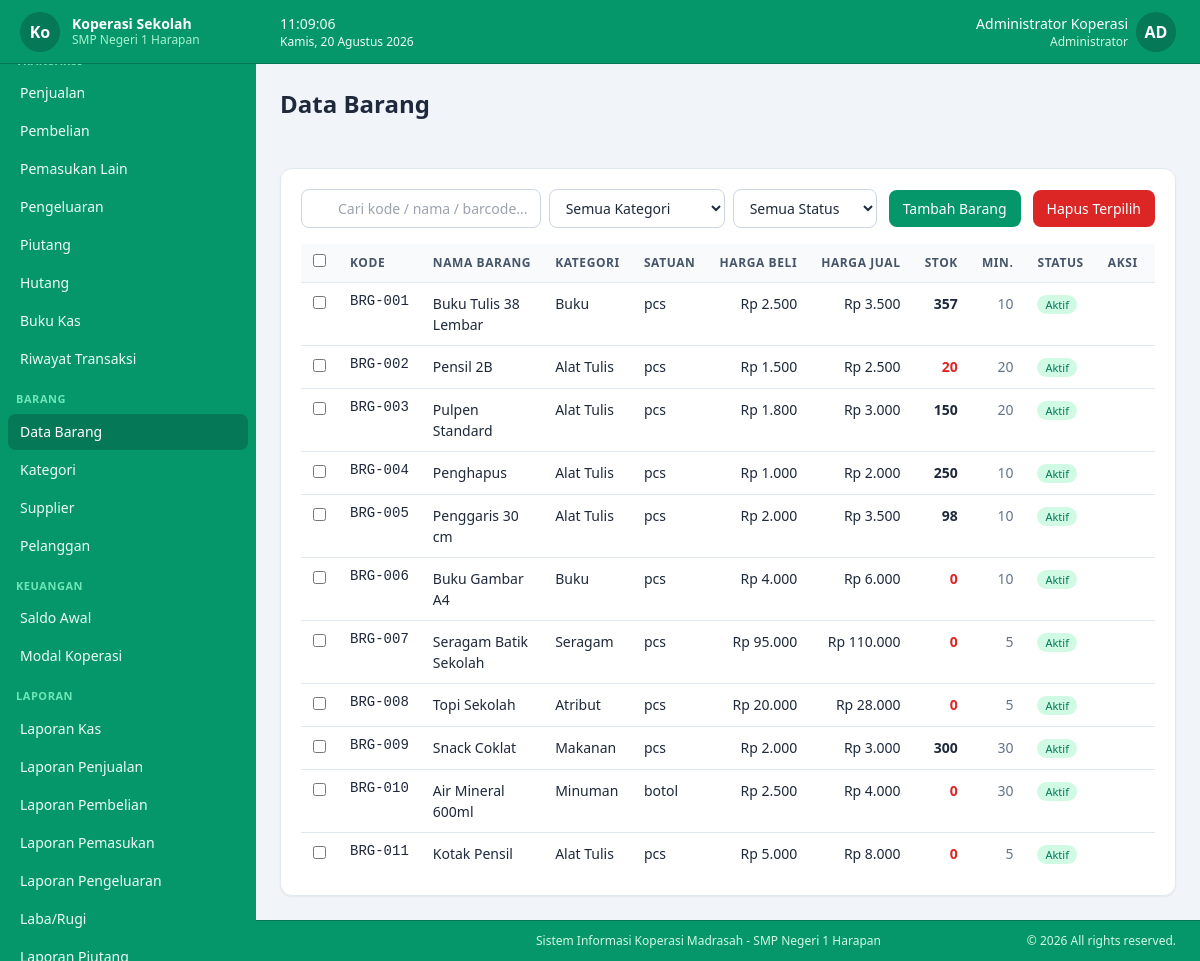
Page /master/barang (signed in) on the committed database.
### tables this page shows
CREATE TABLE koperasi_profile (
  id             TINYINT UNSIGNED NOT NULL DEFAULT 1,
  nama_koperasi  VARCHAR(100)     NOT NULL DEFAULT '',
  nama_sekolah   VARCHAR(150)     NOT NULL DEFAULT '',
  alamat         TEXT             NULL,
  telepon        VARCHAR(30)      NULL,
  email          VARCHAR(100)     NULL,
  logo           VARCHAR(255)     NULL,
  nama_ketua     VARCHAR(100)     NULL,
  nama_bendahara VARCHAR(100)     NULL,
  created_at     TIMESTAMP        NOT NULL DEFAULT CURRENT_TIMESTAMP,
  updated_at     TIMESTAMP        NOT NULL DEFAULT CURRENT_TIMESTAMP ON UPDATE CURRENT_TIMESTAMP,
  PRIMARY KEY (id)
);

CREATE TABLE users (
  id                   BIGINT UNSIGNED NOT NULL AUTO_INCREMENT,
  role_id              TINYINT UNSIGNED NOT NULL,
  username             VARCHAR(50)      NOT NULL UNIQUE,
  name                 VARCHAR(100)     NOT NULL,
  password_hash        VARCHAR(255)     NOT NULL,
  must_change_password TINYINT(1)       NOT NULL DEFAULT 0,
  is_active            TINYINT(1)       NOT NULL DEFAULT 1,
  created_at           TIMESTAMP        NOT NULL DEFAULT CURRENT_TIMESTAMP,
  updated_at           TIMESTAMP        NOT NULL DEFAULT CURRENT_TIMESTAMP ON UPDATE CURRENT_TIMESTAMP,
  PRIMARY KEY (id),
  CONSTRAINT fk_users_role FOREIGN KEY (role_id) REFERENCES roles(id) ON UPDATE CASCADE
);

CREATE TABLE roles (
  id            TINYINT UNSIGNED NOT NULL AUTO_INCREMENT,
  name          VARCHAR(50)      NOT NULL UNIQUE,
  description   VARCHAR(255)     NULL,
  created_at    TIMESTAMP        NOT NULL DEFAULT CURRENT_TIMESTAMP,
  updated_at    TIMESTAMP        NOT NULL DEFAULT CURRENT_TIMESTAMP ON UPDATE CURRENT_TIMESTAMP,
  PRIMARY KEY (id)
);

CREATE TABLE products (
  id            BIGINT UNSIGNED  NOT NULL AUTO_INCREMENT,
  kode          VARCHAR(30)      NOT NULL UNIQUE,
  barcode       VARCHAR(50)      NULL,
  name          VARCHAR(150)     NOT NULL,
  category_id   BIGINT UNSIGNED  NULL,
  satuan        VARCHAR(20)      NOT NULL DEFAULT 'pcs',
  harga_beli    DECIMAL(15,2)    NOT NULL DEFAULT 0,
  harga_jual    DECIMAL(15,2)    NOT NULL DEFAULT 0,
  stock         DECIMAL(12,2)    NOT NULL DEFAULT 0,
  stock_minimum DECIMAL(12,2)    NOT NULL DEFAULT 0,
  supplier_id   BIGINT UNSIGNED  NULL,
  is_active     TINYINT(1)       NOT NULL DEFAULT 1,
  created_at    TIMESTAMP        NOT NULL DEFAULT CURRENT_TIMESTAMP,
  updated_at    TIMESTAMP        NOT NULL DEFAULT CURRENT_TIMESTAMP ON UPDATE CURRENT_TIMESTAMP,
  PRIMARY KEY (id),
  KEY idx_products_name (name),
  KEY idx_products_category (category_id),
  KEY idx_products_supplier (supplier_id),
  CONSTRAINT fk_products_category FOREIGN KEY (category_id) REFERENCES categories(id) ON DELETE SET NULL ON UPDATE CASCADE,
  CONSTRAINT fk_products_supplier FOREIGN KEY (supplier_id) REFERENCES suppliers(id) ON DELETE SET NULL ON UPDATE CASCADE
);

CREATE TABLE categories (
  id         BIGINT UNSIGNED NOT NULL AUTO_INCREMENT,
  name       VARCHAR(100)    NOT NULL,
  type       ENUM('barang','pemasukan','pengeluaran') NOT NULL,
  created_at TIMESTAMP       NOT NULL DEFAULT CURRENT_TIMESTAMP,
  updated_at TIMESTAMP       NOT NULL DEFAULT CURRENT_TIMESTAMP ON UPDATE CURRENT_TIMESTAMP,
  PRIMARY KEY (id),
  UNIQUE KEY uq_category (type, name),
  KEY idx_categories_type (type)
);

### app/views/barang/index.php (the view, shortened to what the rows shown need)
<?php $canEdit = has_role('Administrator') || has_role('Bendahara'); ?>
<div class="bg-white rounded-xl shadow-sm border border-slate-200 p-5">
    <div class="table-wrap">
        <table>
            <thead><tr>
                <?php if (has_role('Administrator')): ?>
                    <th class="w-10"><input type="checkbox" id="checkAll" class="accent-emerald-600" title="Pilih semua"></th>
                <?php endif; ?>
                <th>Kode</th><th>Nama Barang</th><th>Kategori</th><th>Satuan</th>
                <th class="text-right">Harga Beli</th><th class="text-right">Harga Jual</th>
                <th class="text-right">Stok</th><th class="text-right">Min.</th><th>Status</th><th class="text-center">Aksi</th>
            </tr></thead>
            <tbody>
            <?php if (empty($pg['items'])): ?>
                <tr><td colspan="<?= has_role('Administrator') ? 11 : 10 ?>" class="text-center text-slate-400 py-8">Tidak ada data.</td></tr>
            <?php else: foreach ($pg['items'] as $p): ?>
                <tr>
                    <?php if (has_role('Administrator')): ?>
                        <td><input type="checkbox" name="ids[]" value="<?= $p['id'] ?>" class="row-check accent-emerald-600" form="bulkForm"></td>
                    <?php endif; ?>
                    <td class="font-mono text-xs whitespace-nowrap"><?= e($p['kode']) ?></td>
                    <td class="font-medium"><?= e($p['name']) ?></td>
                    <td><?= e($p['kategori'] ?? '-') ?></td>
                    <td><?= e($p['satuan']) ?></td>
                    <td class="text-right whitespace-nowrap"><?= rupiah($p['harga_beli']) ?></td>
                    <td class="text-right whitespace-nowrap"><?= rupiah($p['harga_jual']) ?></td>
                    <td class="text-right font-semibold <?= (float)$p['stock'] <= (float)$p['stock_minimum'] ? 'text-red-600' : 'text-slate-800' ?>"><?= angka($p['stock']) ?></td>
                    <td class="text-right text-slate-500"><?= angka($p['stock_minimum']) ?></td>
                    <td>
                        <?php if ((int)$p['is_active'] === 1): ?>
                            <span class="text-[11px] px-2 py-0.5 rounded-full bg-emerald-100 text-emerald-700 font-medium">Aktif</span>
                        <?php else: ?>
                            <span class="text-[11px] px-2 py-0.5 rounded-full bg-slate-200 text-slate-600 font-medium">Nonaktif</span>
                        <?php endif; ?>
                    </td>
                    <td>
                        <div class="flex items-center justify-center gap-1">
                            <a href="<?= url('barang', ['action' => 'show', 'id' => $p['id']]) ?>" title="Detail & Kartu Stok" class="btn btn-ghost p-1.5"><?= icon('eye', 'w-4 h-4') ?></a>
                            <?php if ($canEdit): ?>
                                <a href="<?= url('barang', ['action' => 'edit', 'id' => $p['id']]) ?>" title="Ubah" class="btn btn-ghost p-1.5"><?= icon('edit', 'w-4 h-4') ?></a>
                                <a href="<?= url('barang', ['action' => 'adjust', 'id' => $p['id']]) ?>" title="Penyesuaian Stok" class="btn btn-ghost p-1.5"><?= icon('sliders', 'w-4 h-4') ?></a>
                            <?php endif; ?>
                        </div>
                    </td>
                </tr>
            <?php endforeach; endif; ?>
            </tbody>
        </table>
    </div>
</div>

### app/views/layouts/app.php (shortened to what the rows shown need)
<?php
$user = current_user();
$profile = koperasi_profile();
?>
<!DOCTYPE html>
<html lang="id">
<head>
<script src="<?= asset('assets/js/tailwind.min.js') ?>"></script>
<link rel="stylesheet" href="<?= asset('assets/vendor/sweetalert2/sweetalert2.min.css') ?>">
<link rel="stylesheet" href="<?= asset('assets/css/app.css') ?>">
</head>
<body class="bg-slate-100 text-slate-800 flex flex-col min-h-screen">
<div id="sidebar" class="fixed inset-y-0 left-0 z-40 w-64 bg-emerald-600 text-emerald-50 transform -translate-x-full lg:translate-x-0 transition-transform duration-200 flex flex-col">
    <div class="flex items-center gap-3 px-5 h-16 border-b border-emerald-700 shrink-0 sticky top-0 bg-emerald-600 z-10">
        <?php if (!empty($profile['logo']) && file_exists(UPLOAD_DIR . '/' . $profile['logo'])): ?>
            <img src="<?= asset('uploads/' . e($profile['logo'])) ?>" class="h-10 w-10 shrink-0 object-contain drop-shadow-[0_0_4px_rgba(255,255,255,0.8)]" alt="logo">
        <?php else: ?>
            <div class="h-10 w-10 shrink-0 rounded-full bg-emerald-700 flex items-center justify-center font-bold text-white"><?= e(mb_substr($profile['nama_koperasi'] ?? 'KS', 0, 2)) ?></div>
        <?php endif; ?>
        <div class="min-w-0">
            <div class="font-semibold text-sm leading-tight text-white truncate"><?= e($profile['nama_koperasi'] ?? APP_NAME) ?></div>
            <div class="text-xs text-emerald-200 truncate"><?= e($profile['nama_sekolah'] ?? '') ?></div>
        </div>
    </div>
</div>
<div class="lg:pl-64 flex flex-col flex-1 min-h-0">
    <header class="sticky top-0 z-20 bg-emerald-600 border-b border-emerald-700 px-4 sm:px-6 h-16 flex items-center justify-between shrink-0">
        <div class="flex items-center gap-4">
            <div class="relative" id="userMenu">
                <button type="button" id="userMenuBtn" class="flex items-center gap-2 rounded-full hover:opacity-80 transition">
                    <div class="text-right hidden sm:block">
                        <div class="text-sm font-medium text-white"><?= e($user['name']) ?></div>
                        <div class="text-xs text-emerald-100"><?= e($user['role_name']) ?></div>
                    </div>
                    <div class="h-10 w-10 rounded-full bg-emerald-700 text-white flex items-center justify-center font-bold">
                        <?= e(strtoupper(mb_substr($user['name'], 0, 2))) ?>
                    </div>
                </button>
            </div>
        </div>
    </header>
    <div class="px-4 sm:px-6 py-4 sm:py-6">
        <h1 class="text-xl sm:text-2xl font-bold text-slate-800"><?= e($pageTitle ?? 'Dashboard') ?></h1>
    </div>
    <main class="flex-1 p-4 sm:p-6 pb-12">
        <?= $content ?>
    </main>
    <footer class="bg-emerald-600 border-t border-emerald-700 lg:pl-64">
        <div class="max-w-full mx-auto px-4 sm:px-6 py-3">
            <div class="flex flex-col sm:flex-row justify-between items-center gap-2 text-xs text-emerald-100">
                <span>Sistem Informasi Koperasi Madrasah - <?= e($profile['nama_sekolah'] ?? 'Nama Sekolah') ?></span>
                <span>&copy; <?= date('Y') ?> All rights reserved.</span>
            </div>
        </div>
    </footer>
</div>
</body>
</html>

### rows in the picture
koperasi_profile: nama_koperasi "Ko", nama_koperasi "Koperasi Sekolah", nama_sekolah "SMP Negeri 1 Harapan"
users: name "Administrator Koperasi", role.name "Administrator", name "AD"
products: kode "BRG-001", name "Buku Tulis 38 Lembar", category.name "Buku", satuan "pcs", harga_beli "Rp 2.500", harga_jual "Rp 3.500", stock "357", stock_minimum "10", is_active "Aktif"
products: kode "BRG-002", name "Pensil 2B", category.name "Alat Tulis", satuan "pcs", harga_beli "Rp 1.500", harga_jual "Rp 2.500", stock "20", stock_minimum "20", is_active "Aktif"
products: kode "BRG-003", name "Pulpen Standard", category.name "Alat Tulis", satuan "pcs", harga_beli "Rp 1.800", harga_jual "Rp 3.000", stock "150", stock_minimum "20", is_active "Aktif"
products: kode "BRG-004", name "Penghapus", category.name "Alat Tulis", satuan "pcs", harga_beli "Rp 1.000", harga_jual "Rp 2.000", stock "250", stock_minimum "10", is_active "Aktif"
products: kode "BRG-005", name "Penggaris 30 cm", category.name "Alat Tulis", satuan "pcs", harga_beli "Rp 2.000", harga_jual "Rp 3.500", stock "98", stock_minimum "10", is_active "Aktif"
products: kode "BRG-006", name "Buku Gambar A4", category.name "Buku", satuan "pcs", harga_beli "Rp 4.000", harga_jual "Rp 6.000", stock "0", stock_minimum "10", is_active "Aktif"
products: kode "BRG-007", name "Seragam Batik Sekolah", category.name "Seragam", satuan "pcs", harga_beli "Rp 95.000", harga_jual "Rp 110.000", stock "0", stock_minimum "5", is_active "Aktif"
products: kode "BRG-008", name "Topi Sekolah", category.name "Atribut", satuan "pcs", harga_beli "Rp 20.000", harga_jual "Rp 28.000", stock "0", stock_minimum "5", is_active "Aktif"
products: kode "BRG-009", name "Snack Coklat", category.name "Makanan", satuan "pcs", harga_beli "Rp 2.000", harga_jual "Rp 3.000", stock "300", stock_minimum "30", is_active "Aktif"
products: kode "BRG-010", name "Air Mineral 600ml", category.name "Minuman", satuan "botol", harga_beli "Rp 2.500", harga_jual "Rp 4.000", stock "0", stock_minimum "30", is_active "Aktif"
products: kode "BRG-011", name "Kotak Pensil", category.name "Alat Tulis", satuan "pcs", harga_beli "Rp 5.000", harga_jual "Rp 8.000", stock "0", stock_minimum "5", is_active "Aktif"

### other values in the picture
$label "Penjualan"
$label "Pembelian"
$label "Pemasukan Lain"
$label "Pengeluaran"
$label "Piutang"
$label "Hutang"
$label "Buku Kas"
$label "Riwayat Transaksi"
$group "BARANG"
$label "Data Barang"
$label "Kategori"
$label "Supplier"
$label "Pelanggan"
$group "KEUANGAN"
$label "Saldo Awal"
